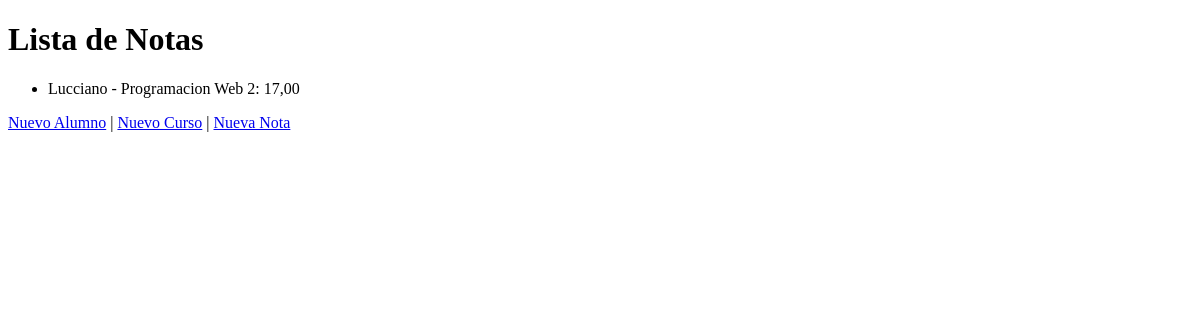
Before: / with the older database file.
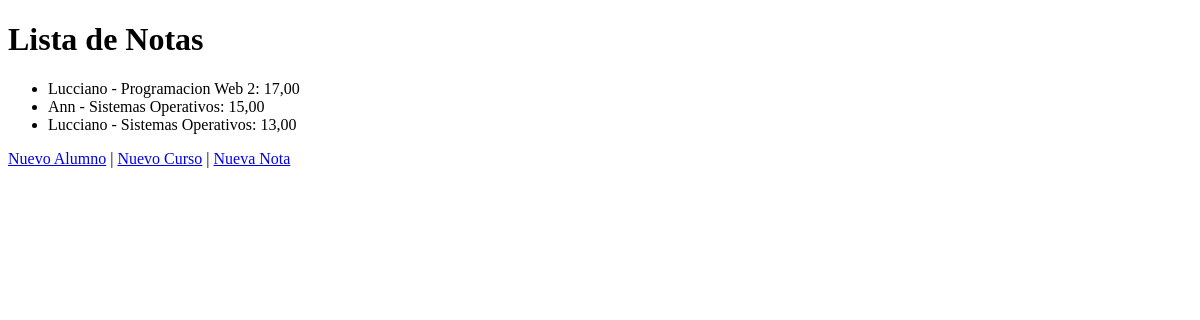
After: the same page with the newer database file.
### aula/models.py (models this page shows, shortened)
class Nota(models.Model):
    alumno = models.ForeignKey(Alumno, on_delete=models.CASCADE)
    curso = models.ForeignKey(Curso, on_delete=models.CASCADE)
    nota = models.DecimalField(max_digits=5, decimal_places=2)

class Alumno(models.Model):
    nombre = models.CharField(max_length=100)
    correo = models.EmailField(unique=True)

class Curso(models.Model):
    nombre = models.CharField(max_length=100)
    codigo = models.CharField(max_length=20, unique=True)

### aula/views.py (the view)
# urls.py: path('', views.lista_notas, name='lista_notas'),
def lista_notas(request):
    notas = Nota.objects.all()
    return render(request, 'aula/lista_notas.html', {'notas': notas})

### aula/templates/aula/lista_notas.html
<!DOCTYPE html>
<html>
<head><title>Lista de Notas</title></head>
<body>
    <h1>Lista de Notas</h1>
    <ul>
        {% for nota in notas %}
            <li>{{ nota.alumno.nombre }} - {{ nota.curso.nombre }}: {{ nota.nota }}</li>
        {% endfor %}
    </ul>
    <a href="{% url 'agregar_alumno' %}">Nuevo Alumno</a> |
    <a href="{% url 'agregar_curso' %}">Nuevo Curso</a> |
    <a href="{% url 'agregar_nota' %}">Nueva Nota</a>
</body>
</html>

Changed rows visible on the page:
added Nota: alumno.nombre "Ann", curso.nombre "Sistemas Operativos", nota "15,00"
added Nota: alumno.nombre "Lucciano", curso.nombre "Sistemas Operativos", nota "13,00"
